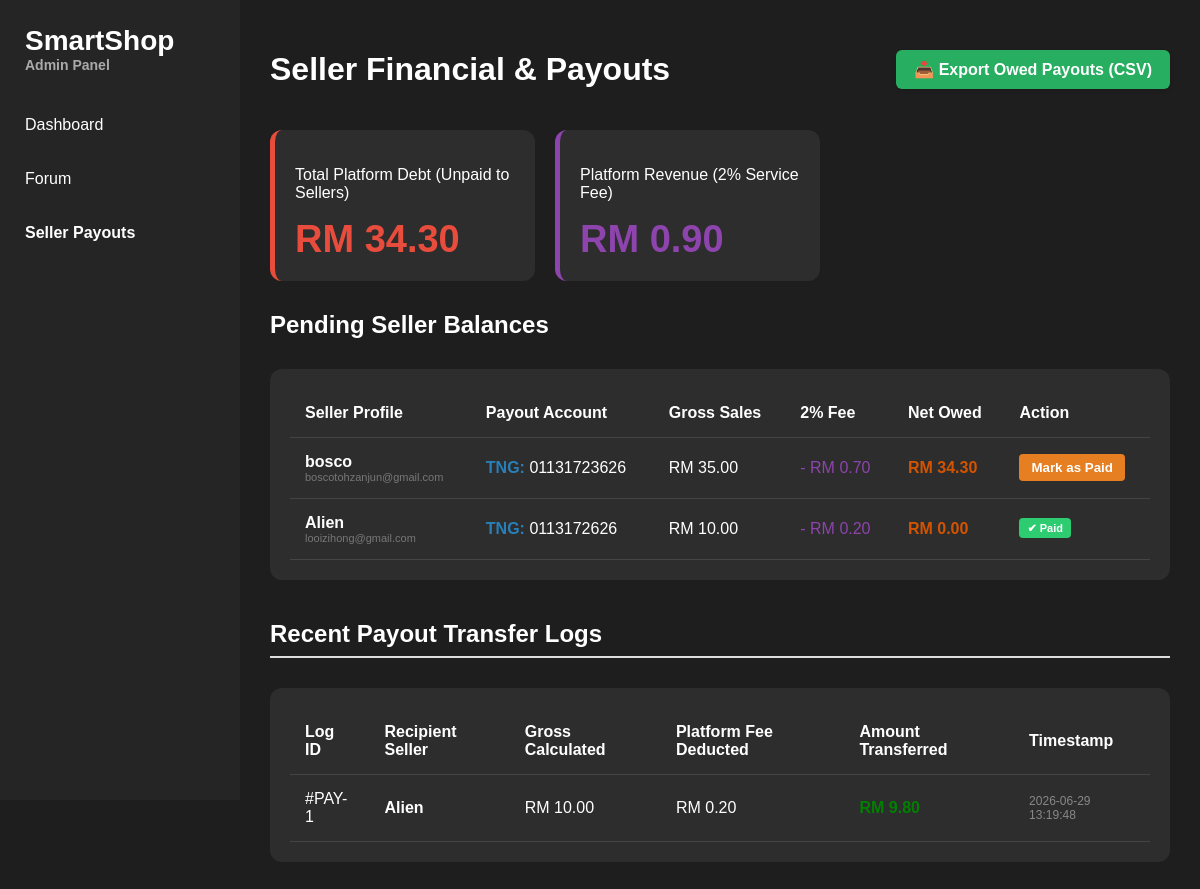
Page /admin/payouts (signed in) on the committed database.
### tables this page shows
CREATE TABLE seller_payout (
            id             INTEGER PRIMARY KEY AUTOINCREMENT,
            seller_id      INTEGER NOT NULL UNIQUE,
            tng_phone      TEXT,
            bank_name      TEXT,
            bank_account   TEXT,
            bank_holder    TEXT,
            created_at     DATETIME DEFAULT CURRENT_TIMESTAMP,
            FOREIGN KEY (seller_id) REFERENCES users(id)
        );

CREATE TABLE users (
            id          INTEGER PRIMARY KEY AUTOINCREMENT,
            first_name  TEXT NOT NULL,
            last_name   TEXT NOT NULL,
            username    TEXT NOT NULL,
            email       TEXT NOT NULL,
            password    TEXT NOT NULL,
            role        TEXT DEFAULT 'buyer',
            city        TEXT,
            state       TEXT,
            created_at  DATETIME DEFAULT CURRENT_TIMESTAMP,
            UNIQUE(email, role)
        );

CREATE TABLE payout_history (
            id INTEGER PRIMARY KEY AUTOINCREMENT,
            seller_id INTEGER NOT NULL,
            gross_amount REAL NOT NULL,
            platform_fee REAL NOT NULL,
            net_paid REAL NOT NULL,
            created_at DATETIME DEFAULT CURRENT_TIMESTAMP,
            FOREIGN KEY (seller_id) REFERENCES users(id)
        );

### app.py (the view)
@app.route("/admin/payouts")
def admin_payouts():
    if "user_id" not in session:
        return redirect("/login")
    conn = get_db()
    cursor = conn.cursor()
    cursor.execute("""
        SELECT u.id as seller_id, u.username, u.email,
               p.tng_phone, p.bank_name, p.bank_account, p.bank_holder
        FROM users u
        JOIN seller_payout p ON u.id = p.seller_id
    """)
    sellers = cursor.fetchall()
    payout_list = []
    total_platform_pending = 0.0
    total_platform_commission = 0.0
    for s in sellers:
        sid = s["seller_id"]
        cursor.execute("""
            SELECT COALESCE(SUM(oi.price * oi.quantity), 0)
            FROM order_items oi
            JOIN products p ON oi.product_id = p.id
            JOIN orders o ON oi.order_id = o.id
            WHERE p.seller_id = ?
            AND o.status IN ('paid', 'shipped', 'delivered', 'completed')
        """, (sid,))
        gross_sales = cursor.fetchone()[0]
        platform_fee = gross_sales * 0.02
        net_earnings = gross_sales * 0.98
        cursor.execute("""
            SELECT COALESCE(SUM(net_paid), 0)
            FROM payout_history
            WHERE seller_id = ?
        """, (sid,))
        already_paid = cursor.fetchone()[0]
        pending_payable = net_earnings - already_paid
        if pending_payable < 0.01:
            pending_payable = 0.0
        total_platform_pending += pending_payable
        total_platform_commission += platform_fee
        payout_list.append({
            "seller_id": sid,
            "username": s["username"],
            "email": s["email"],
            "tng_phone": s["tng_phone"],
            "bank_name": s["bank_name"],
            "bank_account": s["bank_account"],
            "bank_holder": s["bank_holder"],
            "gross_sales": gross_sales,
            "platform_fee": platform_fee,
            "already_paid": already_paid,
            "pending_payable": pending_payable
        })
    cursor.execute("""
        SELECT ph.*, u.username
        FROM payout_history ph
        JOIN users u ON ph.seller_id = u.id
        ORDER BY ph.created_at DESC
        LIMIT 10
    """)
    history_logs = cursor.fetchall()
    conn.close()
    return render_template(
        "Admin/payouts.html",
        payouts=payout_list,
        total_pending=total_platform_pending,
        total_commission=total_platform_commission,
        history_logs=history_logs
    )

### app.py (called while the page is built)
def get_db():
    conn = sqlite3.connect("database.db",
        check_same_thread=False,
        timeout=10
    )
    conn.row_factory = sqlite3.Row
    return conn

### templates/Admin/payouts.html (shortened to what this page needs)
<link rel="stylesheet" href="{{ url_for('static', filename='css/admin.css') }}">
<link rel="stylesheet" href="{{ url_for('static', filename='css/admin_payouts.css') }}">
<div class="sidebar">
  <div class="logo">SmartShop<span>Admin Panel</span></div>
  <div class="menu"><a href="/admin">Dashboard</a></div>
  <div class="menu"><a href="/admin/forum">Forum</a></div>
  <div class="menu">
    <a href="/admin/payouts" class="active-link">Seller Payouts</a>
  </div>
</div>
<div class="main">
  <div class="top-header">
    <h1>Seller Financial & Payouts</h1>
    <a href="/admin/payouts/export_csv" class="btn-csv">📥 Export Owed Payouts (CSV)</a>
  </div>
  <div class="cards payout-summary-cards">
    <div class="card debt-card">
      <p>Total Platform Debt (Unpaid to Sellers)</p>
      <div class="big debt-amount">RM {{ "%.2f"|format(total_pending) }}</div>
    </div>
    <div class="card revenue-card">
      <p>Platform Revenue (2% Service Fee)</p>
      <div class="big revenue-amount">RM {{ "%.2f"|format(total_commission) }}</div>
    </div>
  </div>
  <h2>Pending Seller Balances</h2>
  <div class="table-box">
    <table>
      <tr>
        <th>Seller Profile</th>
        <th>Payout Account</th>
        <th>Gross Sales</th>
        <th>2% Fee</th>
        <th>Net Owed</th>
        <th>Action</th>
      </tr>
      {% for p in payouts %}
      <tr>
        <td>
          <strong>{{ p['username'] }}</strong><br>
          <span class="seller-email">{{ p['email'] }}</span>
        </td>
        <td>
          {% if p['tng_phone'] %}
            <span class="label-tng">TNG:</span> {{ p['tng_phone'] }}
          {% elif p['bank_account'] %}
            <span class="label-bank">{{ p['bank_name'] }}:</span><br>
            {{ p['bank_account'] }} ({{ p['bank_holder'] }})
          {% else %}
            <span class="not-configured">Not Configured</span>
          {% endif %}
        </td>
        <td>RM {{ "%.2f"|format(p['gross_sales']) }}</td>
        <td class="platform-fee">
          - RM {{ "%.2f"|format(p['platform_fee']) }}
        </td>
        <td class="net-owed">
          RM {{ "%.2f"|format(p['pending_payable']) }}
        </td>
        <td>
          {% if p['pending_payable'] > 0 %}
            <form action="/admin/payouts/mark_paid/{{ p['seller_id'] }}" method="POST" class="payout-form">
              <button
                type="submit"class="btn-pay"onclick="return confirm('Confirm transfer of RM {{ '%.2f'|format(p['pending_payable']) }} to {{ p['username'] }}?');">
                Mark as Paid
              </button>
            </form>
          {% else %}
            <span class="badge-cleared">✔ Paid</span>
          {% endif %}
        </td>
      </tr>
      {% else %}
      <tr>
        <td colspan="6" class="empty-row">No sellers found on the platform.</td>
      </tr>
      {% endfor %}
    </table>
  </div>
  <h2 class="section-title">Recent Payout Transfer Logs</h2>
  <div class="table-box">
    <table>
      <tr>
        <th>Log ID</th>
        <th>Recipient Seller</th>
        <th>Gross Calculated</th>
        <th>Platform Fee Deducted</th>
        <th>Amount Transferred</th>
        <th>Timestamp</th>
      </tr>
      {% for log in history_logs %}
      <tr>
        <td>#PAY-{{ log['id'] }}</td>
        <td><strong>{{ log['username'] }}</strong></td>
        <td>RM {{ "%.2f"|format(log['gross_amount']) }}</td>
        <td>RM {{ "%.2f"|format(log['platform_fee']) }}</td>
        <td class="paid-amount">RM {{ "%.2f"|format(log['net_paid']) }}</td>
        <td class="log-time">{{ log['created_at'] }}</td>
      </tr>
      {% else %}
      <tr>
        <td colspan="6" class="empty-row muted-row">No payment history logs recorded yet.</td>
      </tr>
      {% endfor %}
    </table>
  </div>
</div>

### static/css/admin.css (style rules this page uses)
.sidebar { position:fixed; left:0; top:0; width:240px; height:100vh; background:#252525; }
.logo { padding:25px; font-size:28px; font-weight:bold; }
.logo span { display:block; font-size:14px; color:#aaa; }
.menu { padding:18px 25px; }
.menu a { color:white; text-decoration:none; }
.main { margin-left:240px; padding:30px; }
.cards { display:flex; gap:20px; }
.card { background:#2d2d2d; width:220px; border-radius:12px; padding:20px; }
.big { font-size:38px; font-weight:bold; }
.table-box { margin-top:30px; background:#2d2d2d; border-radius:12px; padding:20px; }
table { width:100%; border-collapse:collapse; }
th,td { padding:15px; text-align:left; }
tr { border-bottom:1px solid #444; }

### static/css/admin_payouts.css (style rules this page uses)
.top-header { display: flex; justify-content: space-between; align-items: center; margin-bottom: 20px; }
.active-link { color: #fff; font-weight: bold; }
.btn-csv { background-color: #27ae60; color: white; padding: 10px 18px; border-radius: 6px; text-decoration: none; font-weight: bold; box-shadow: 0 2px 4px rgba(0, 0, 0, 0.1); }
.btn-pay { background-color: #e67e22; color: white; border: none; padding: 6px 12px; border-radius: 4px; cursor: pointer; font-weight: bold; }
.badge-cleared { background-color: #2ecc71; color: white; padding: 4px 8px; border-radius: 4px; font-size: 11px; font-weight: bold; }
.section-title { margin-top: 40px; margin-bottom: 15px; border-bottom: 2px solid #ddd; padding-bottom: 8px; }
.payout-summary-cards { grid-template-columns: repeat(2, 1fr); margin-bottom: 30px; }
.debt-card { border-left: 5px solid #e74c3c; }
.revenue-card { border-left: 5px solid #8e44ad; }
.debt-amount { color: #e74c3c; }
.revenue-amount { color: #8e44ad; }
.seller-email { font-size: 11px; color: #777; }
.label-tng { color: #2980b9; font-weight: bold; }
.platform-fee { color: #8e44ad; }
.net-owed { font-size: 16px; font-weight: bold; color: #d35400; }
.payout-form { margin: 0; }
.paid-amount { color: green; font-weight: bold; }
.log-time { color: #888; font-size: 12px; }

### rows in the picture
seller_payout: username "bosco", email "boscotohzanjun@gmail.com", tng_phone "01131723626", gross_sales "35.00", platform_fee "0.70", pending_payable "34.30"
seller_payout: username "Alien", email "looizihong@gmail.com", tng_phone "0113172626", gross_sales "10.00", platform_fee "0.20", pending_payable "0.00", shows "✔ Paid"
payout_history: id "1", username "Alien", gross_amount "10.00", platform_fee "0.20", net_paid "9.80", created_at "2026-06-29 13:19:48"

### other values in the picture
{{ "%.2f"|format(total_pending) }} "34.30"
{{ "%.2f"|format(total_commission) }} "0.90"
